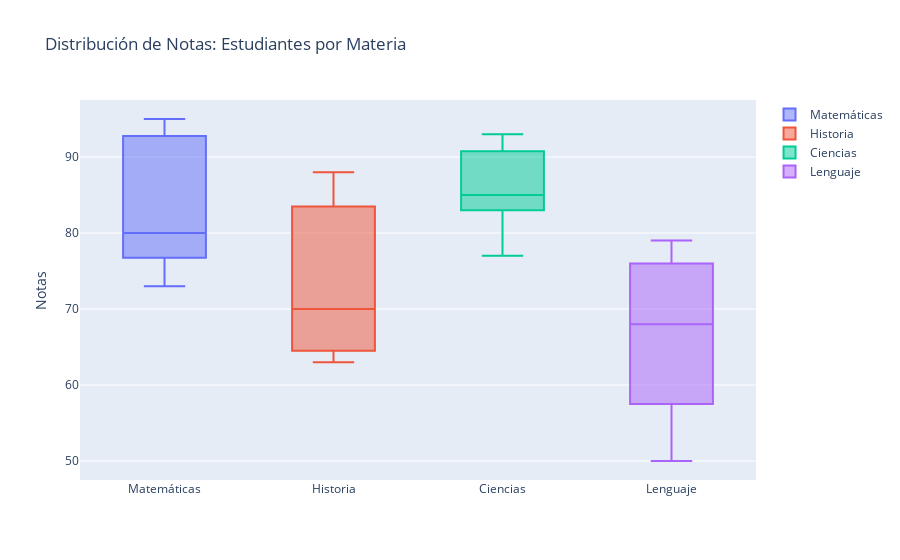

Notebook code for this chart:
### Markdown cell above
### Se ordenan las materias en el DataFrame según la lista orden_materias.

### Code cell
fig = go.Figure()
for materia in orden_materias:
    data_materia = df[df['materia'] == materia]
    fig.add_trace(go.Box(y=data_materia['nota'], name=materia))

fig.update_layout(title='Distribución de Notas: Estudiantes por Materia', yaxis_title='Notas')

### Figure 1 — Plotly figure (JSON) as saved in the notebook; plotly's stock layout.template omitted (floating-point values rounded to 4 significant figures)
{"data": [{"name": "Matemáticas", "type": "box", "y": [80, 95, 78, 73, 92]}, {"name": "Historia", "type": "box", "y": [65, 70, 82, 88, 63]}, {"name": "Ciencias", "type": "box", "y": [90, 85, 93, 77, 85]}, {"name": "Lenguaje", "type": "box", "y": [75, 60, 68, 50, 79]}], "layout": {"title": {"text": "Distribución de Notas: Estudiantes por Materia"}, "yaxis": {"title": {"text": "Notas"}}}}
